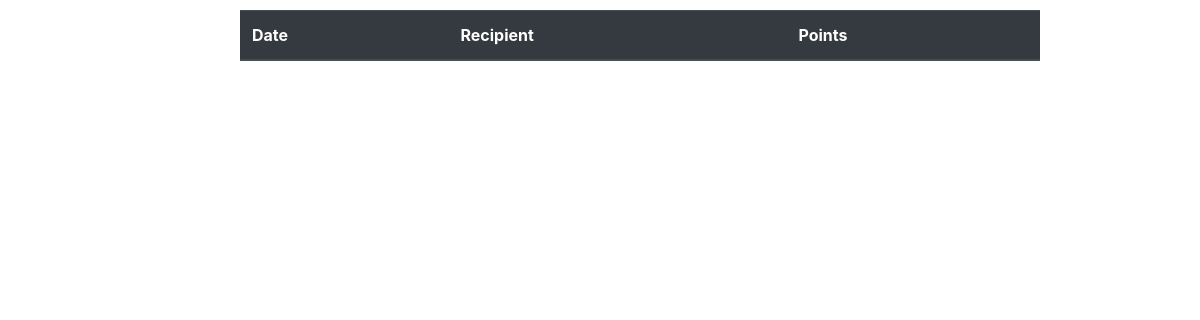
/walletapp/rewards/, run on an earlier commit of the app's database.
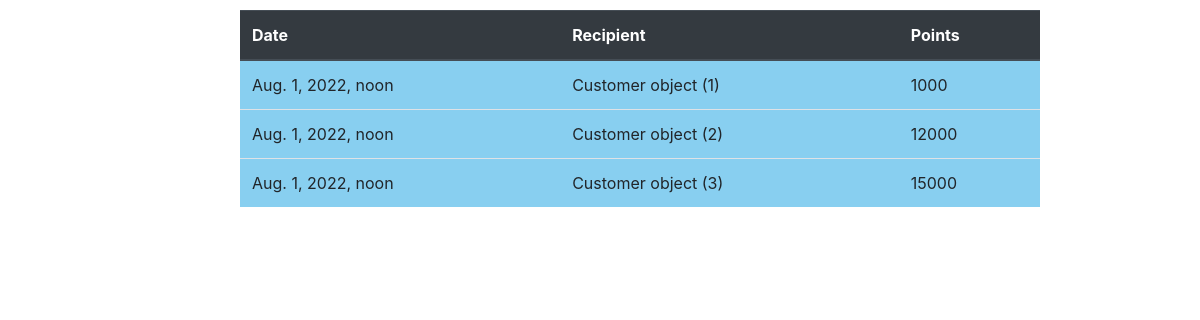
And on a later commit of the database.
### walletapp/models.py (models this page shows)
class Reward(models.Model):
    transaction= models.ForeignKey("Transaction",on_delete=models.CASCADE,related_name='Reward_transaction')
    recipient = models.ForeignKey("Customer",on_delete=models.CASCADE,related_name='Reward_recipient')
    date_of_reward = models.DateTimeField()
    points = models.IntegerField()

class Customer(models.Model):
    first_name=models.CharField(max_length=20)
    last_name=models.CharField(max_length=20)
    address=models.CharField(max_length=20)
    email=models.EmailField(max_length=254)
    phone_number=models.CharField(max_length=13)
    gender=models.CharField(max_length=10)
    age=models.PositiveSmallIntegerField()

### walletapp/views.py (the view)
# urls.py: path('rewards/', views.list_rewards, name="rewards_list"),
def list_rewards(request):
    rewards = models.Reward.objects.all()
    return render(request, "rewards_list.html", {'rewards': rewards})

### walletapp/templates/rewards_list.html (shortened to what this page needs)
<!DOCTYPE html>
<html lang="en">
<head>
    <link rel="stylesheet" href="https://cdn.jsdelivr.net/npm/bootstrap@4.3.1/dist/css/bootstrap.min.css">
</head>
<body>
    <table class="table" style="width: 50rem; margin-top:10px;margin-left: 20%; padding:2% 5%; background-color:#88CFF0;">
        <thead class="thead-dark">        <tr>
            <th>Date</th>
            <th>Recipient</th>
            <th>Points</th>
        </tr>
        </thead>
        <tr>
            {%for reward in rewards%}
            <td>{{reward.date_of_reward}}</td>
            <td>{{reward.recipient}}</td>
            <td>{{reward.points}}</td>
        </tr>
        {% endfor %}
    </table>
</body>
</html>

What changed in the data, as far as the page shows it:
added Reward: date_of_reward "Aug. 1, 2022, noon", recipient "Customer object (1)", points "1000"
added Reward: date_of_reward "Aug. 1, 2022, noon", recipient "Customer object (2)", points "12000"
added Reward: date_of_reward "Aug. 1, 2022, noon", recipient "Customer object (3)", points "15000"
